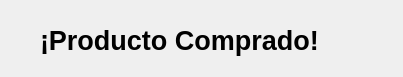
<?xml version="1.0" encoding="UTF-8"?>
<ui version="4.0">
 <class>Comprado</class>
 <widget class="QDialog" name="Comprado">
  <property name="geometry">
   <rect>
    <x>0</x>
    <y>0</y>
    <width>403</width>
    <height>77</height>
   </rect>
  </property>
  <property name="windowTitle">
   <string>Dialog</string>
  </property>
  <widget class="QLabel" name="label">
   <property name="geometry">
    <rect>
     <x>40</x>
     <y>20</y>
     <width>331</width>
     <height>41</height>
    </rect>
   </property>
   <property name="text">
    <string>&lt;html&gt;&lt;head/&gt;&lt;body&gt;&lt;p&gt;&lt;span style=&quot; font-size:20pt; font-weight:600;&quot;&gt;¡Producto Comprado!&lt;/span&gt;&lt;/p&gt;&lt;/body&gt;&lt;/html&gt;</string>
   </property>
  </widget>
 </widget>
 <resources/>
 <connections/>
</ui>
